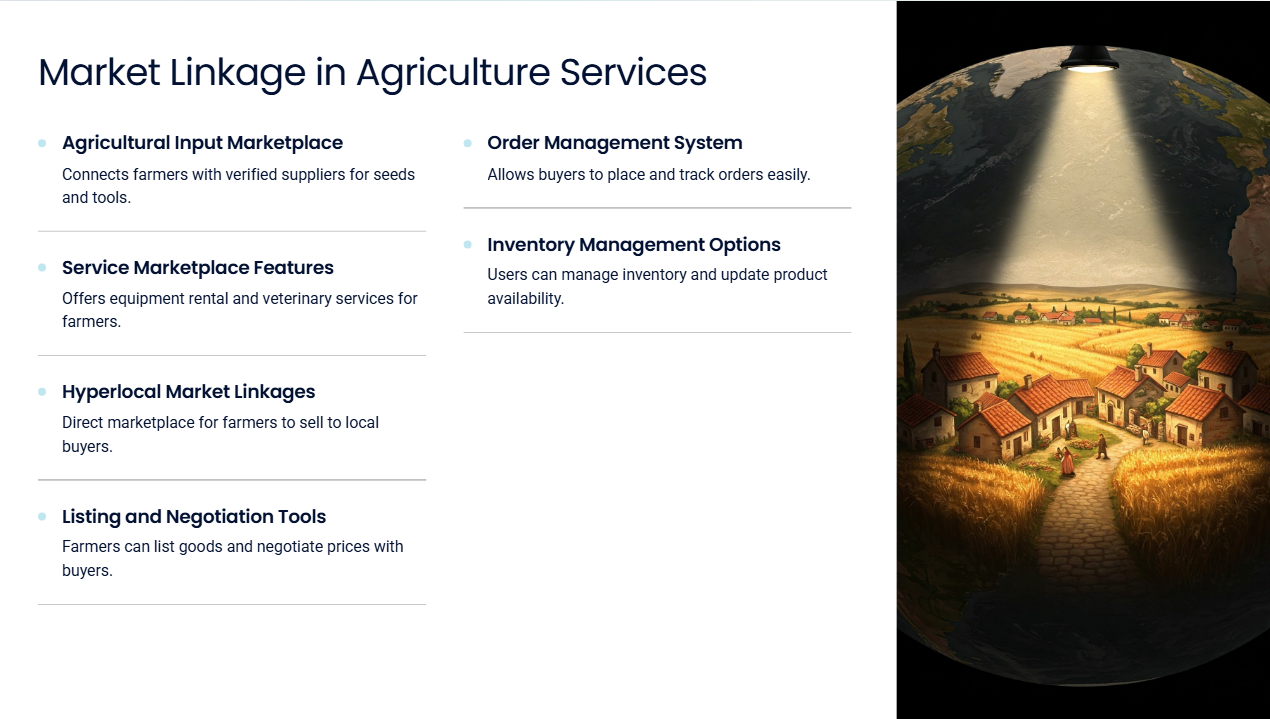
#> input picture photos/gdg.png, 1270 x 719 px
$ python contours.py
#> lines starting #> are read from the running program, lines starting #| are printed output that depends on the picture; after the words box and inside, x2 and y2 are one past the last pixel; in counts of white or black regions, pixels touching at a corner belong together
import cv2 as cv
import numpy as np

img=cv.imread('photos/gdg.png')#READ IMAGE
#> img is the input picture: shape (719, 1270, 3); mean B, G, R 186.2, 192.6, 197.2
cv.imshow('gdg',img)

blank=np.zeros(img.shape ,dtype='uint8') #black image
cv.imshow('blank', blank)

gray=cv.cvtColor(img,cv.COLOR_BGR2GRAY)
cv.imshow('gray', gray)

blur=cv.GaussianBlur(gray,(7,7),cv.BORDER_DEFAULT)
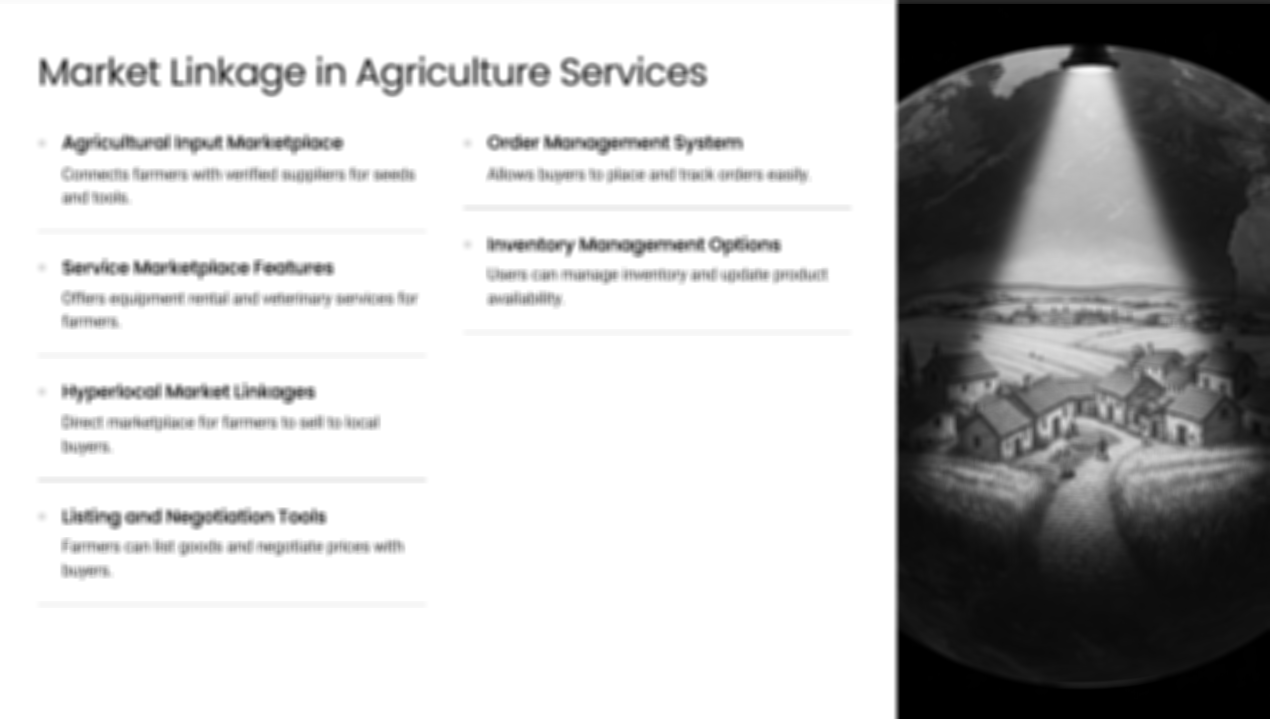
#> blur: shape (719, 1270); min 0, max 255, mean 193.2
cv.imshow('blur', blur)

canny=cv.Canny(gray,125,175)
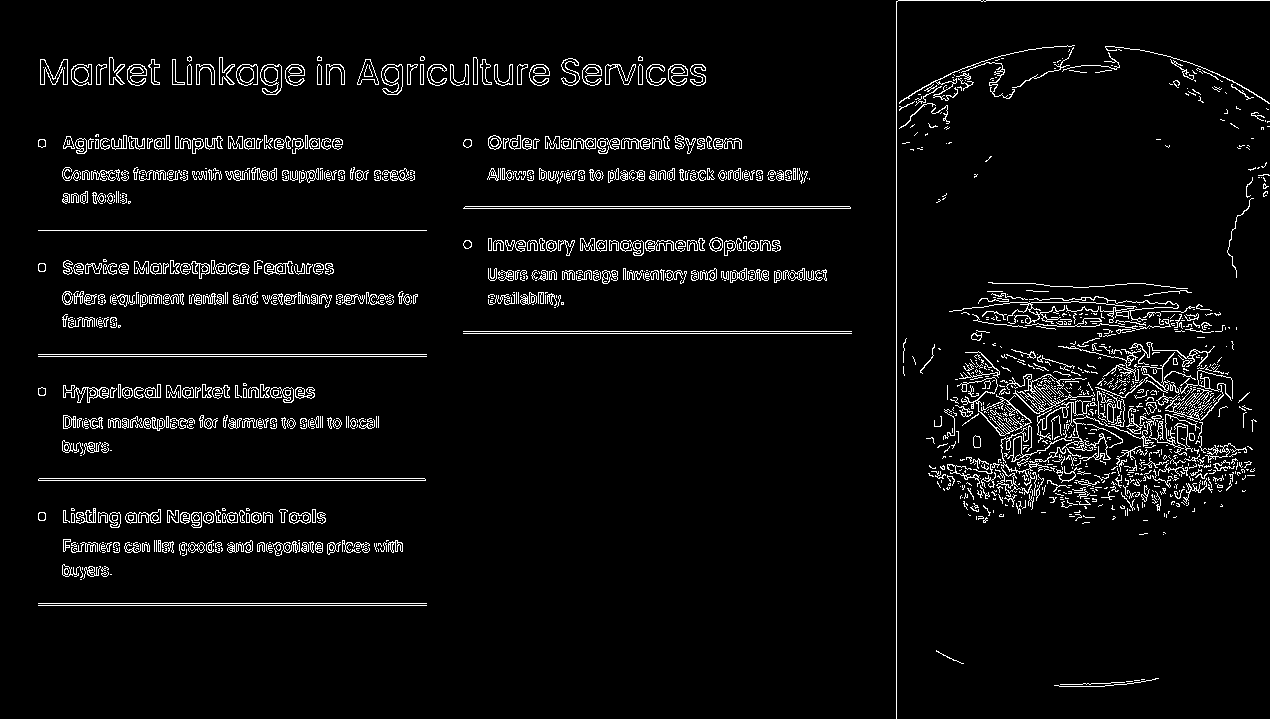
#> canny: shape (719, 1270); 4.7% white in thin lines or dots
cv.imshow('canny edges', canny)

ret,thresh=cv.threshold(gray,150,255,cv.THRESH_BINARY) #thresholding
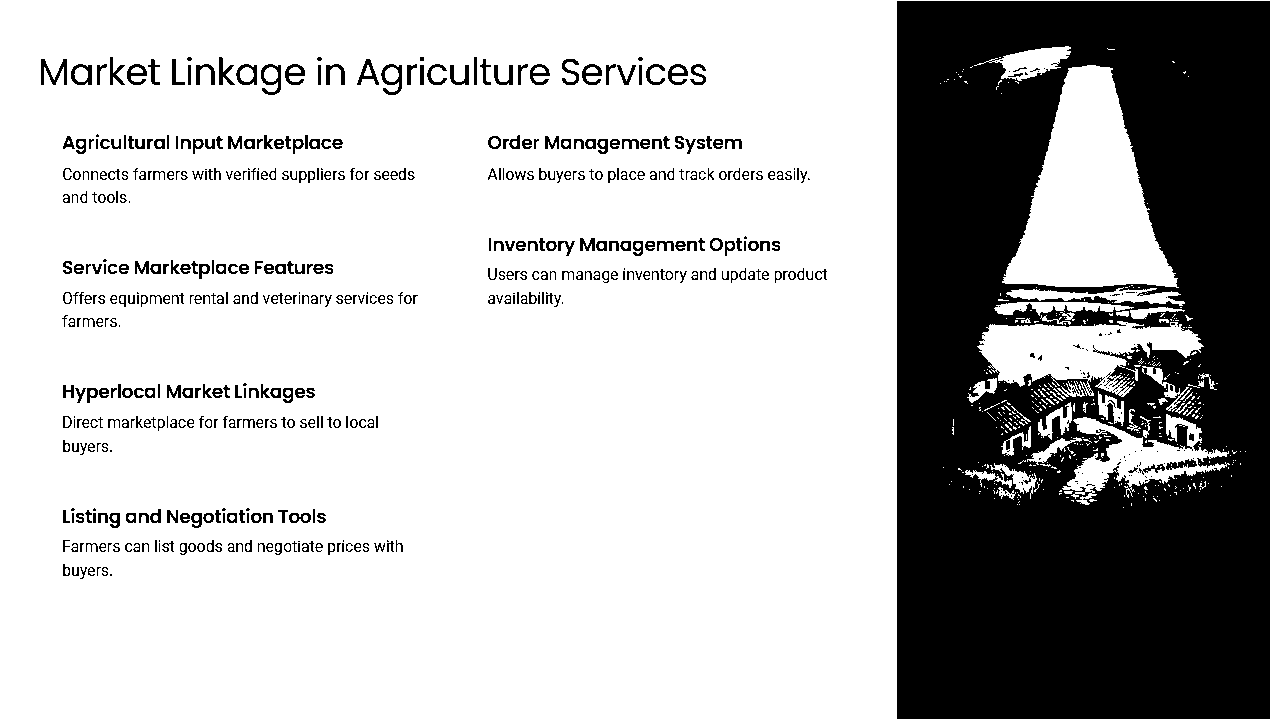
#> thresh: shape (719, 1270); 73.2% white; 596 black regions (168 under 20 px)
cv.imshow('thresh', thresh)

contours, hierarchies=cv.findContours(canny,cv.RETR_LIST,cv.CHAIN_APPROX_SIMPLE)
#> contours = 2306 contours, 1660 with area under 20; largest, box (x1, y1, x2, y2) and area: (38, 478, 426, 481) 773, (38, 478, 426, 481) 772, (463, 206, 851, 209) 772, (464, 206, 851, 209) 770, (381, 64, 403, 95) 468
#RETR_LIST --> all contours, RETR_EXTERNAL --> external contours, RETR_TREE --> all contours and reconstructs a full hierarchy of nested contours.
print(f'{len(contours)} contours found!')
#| 2306 contours found!

cv.drawContours(blank,contours,-1,(0,0,255),1) #draw contours on blank image
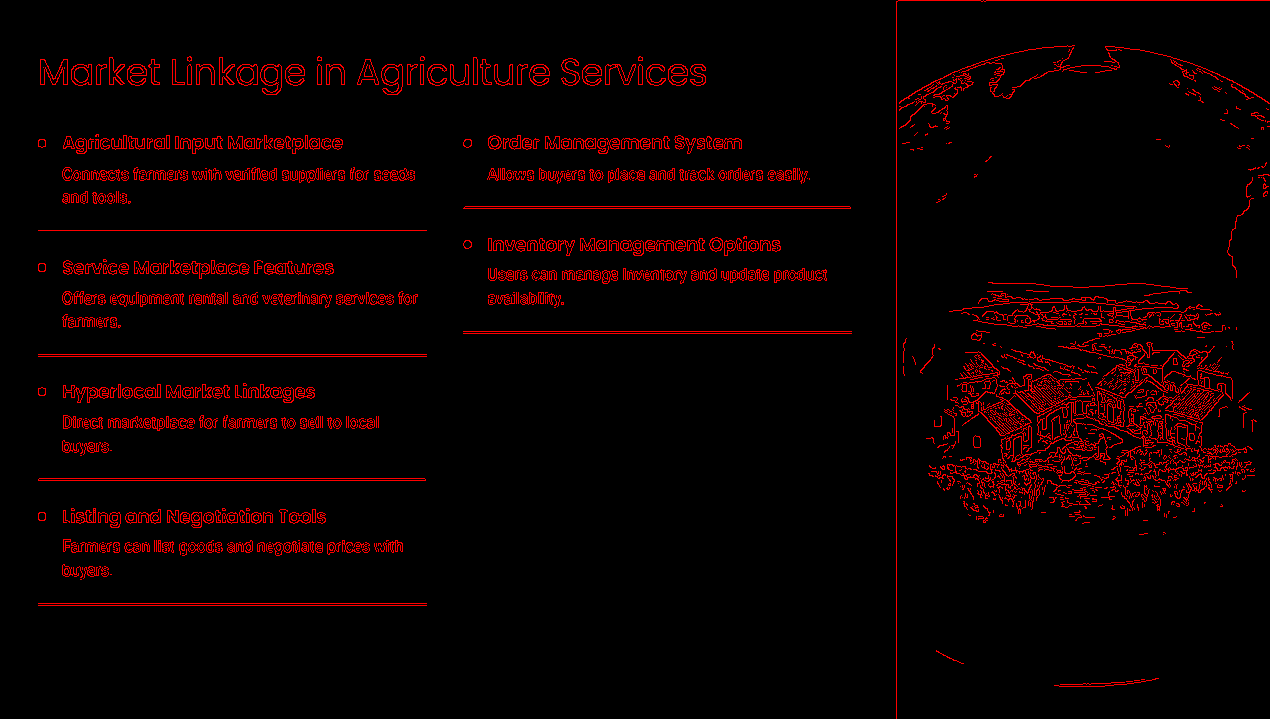
#> blank: shape (719, 1270, 3); mean of channels 0, 1, 2 0, 0, 11.9; drawn as B, G, R
cv.imshow('contours drawn', blank)

cv.waitKey(0)
